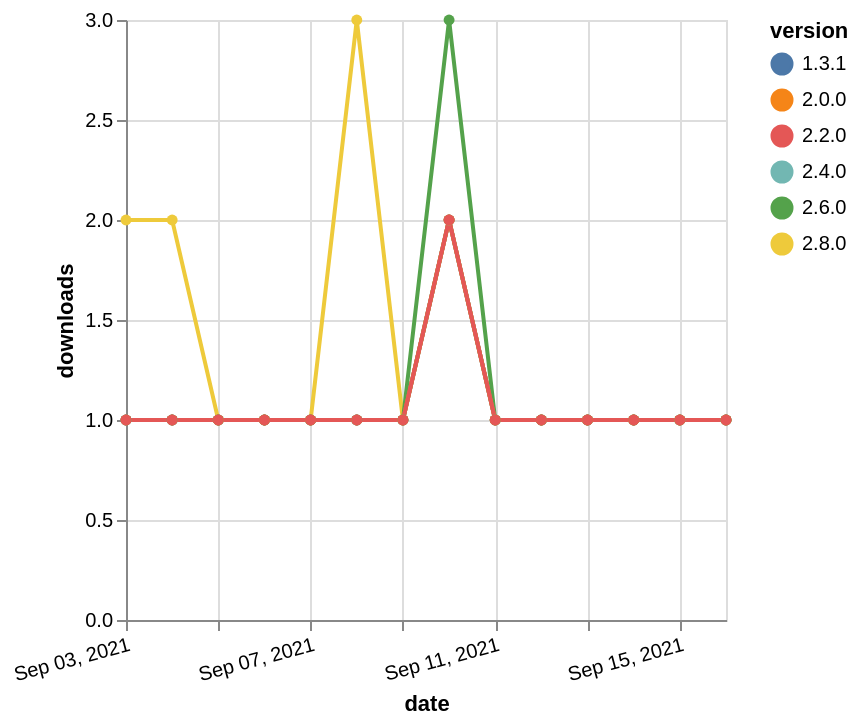

Vega-Lite specification stored for this chart:
### Vega-Lite specification from a JSON file in a GitHub repository (floating-point values rounded to 4 significant figures)
{"$schema": "https://vega.github.io/schema/vega-lite/v5.json", "description": "A simple bar chart with embedded data.", "data": {"values": [{"date": "2021-09-03", "total": 183, "delta": 1, "version": "2.4.0"}, {"date": "2021-09-04", "total": 184, "delta": 1, "version": "2.4.0"}, {"date": "2021-09-05", "total": 185, "delta": 1, "version": "2.4.0"}, {"date": "2021-09-06", "total": 186, "delta": 1, "version": "2.4.0"}, {"date": "2021-09-07", "total": 187, "delta": 1, "version": "2.4.0"}, {"date": "2021-09-08", "total": 188, "delta": 1, "version": "2.4.0"}, {"date": "2021-09-09", "total": 189, "delta": 1, "version": "2.4.0"}, {"date": "2021-09-10", "total": 191, "delta": 2, "version": "2.4.0"}, {"date": "2021-09-11", "total": 192, "delta": 1, "version": "2.4.0"}, {"date": "2021-09-12", "total": 193, "delta": 1, "version": "2.4.0"}, {"date": "2021-09-13", "total": 194, "delta": 1, "version": "2.4.0"}, {"date": "2021-09-14", "total": 195, "delta": 1, "version": "2.4.0"}, {"date": "2021-09-15", "total": 196, "delta": 1, "version": "2.4.0"}, {"date": "2021-09-16", "total": 197, "delta": 1, "version": "2.4.0"}, {"date": "2021-09-03", "total": 138, "delta": 2, "version": "2.8.0"}, {"date": "2021-09-04", "total": 140, "delta": 2, "version": "2.8.0"}, {"date": "2021-09-05", "total": 141, "delta": 1, "version": "2.8.0"}, {"date": "2021-09-06", "total": 142, "delta": 1, "version": "2.8.0"}, {"date": "2021-09-07", "total": 143, "delta": 1, "version": "2.8.0"}, {"date": "2021-09-08", "total": 146, "delta": 3, "version": "2.8.0"}, {"date": "2021-09-09", "total": 147, "delta": 1, "version": "2.8.0"}, {"date": "2021-09-10", "total": 149, "delta": 2, "version": "2.8.0"}, {"date": "2021-09-11", "total": 150, "delta": 1, "version": "2.8.0"}, {"date": "2021-09-12", "total": 151, "delta": 1, "version": "2.8.0"}, {"date": "2021-09-13", "total": 152, "delta": 1, "version": "2.8.0"}, {"date": "2021-09-14", "total": 153, "delta": 1, "version": "2.8.0"}, {"date": "2021-09-15", "total": 154, "delta": 1, "version": "2.8.0"}, {"date": "2021-09-16", "total": 155, "delta": 1, "version": "2.8.0"}, {"date": "2021-09-03", "total": 210, "delta": 1, "version": "2.6.0"}, {"date": "2021-09-04", "total": 211, "delta": 1, "version": "2.6.0"}, {"date": "2021-09-05", "total": 212, "delta": 1, "version": "2.6.0"}, {"date": "2021-09-06", "total": 213, "delta": 1, "version": "2.6.0"}, {"date": "2021-09-07", "total": 214, "delta": 1, "version": "2.6.0"}, {"date": "2021-09-08", "total": 215, "delta": 1, "version": "2.6.0"}, {"date": "2021-09-09", "total": 216, "delta": 1, "version": "2.6.0"}, {"date": "2021-09-10", "total": 219, "delta": 3, "version": "2.6.0"}, {"date": "2021-09-11", "total": 220, "delta": 1, "version": "2.6.0"}, {"date": "2021-09-12", "total": 221, "delta": 1, "version": "2.6.0"}, {"date": "2021-09-13", "total": 222, "delta": 1, "version": "2.6.0"}, {"date": "2021-09-14", "total": 223, "delta": 1, "version": "2.6.0"}, {"date": "2021-09-15", "total": 224, "delta": 1, "version": "2.6.0"}, {"date": "2021-09-16", "total": 225, "delta": 1, "version": "2.6.0"}, {"date": "2021-09-03", "total": 254, "delta": 1, "version": "1.3.1"}, {"date": "2021-09-04", "total": 255, "delta": 1, "version": "1.3.1"}, {"date": "2021-09-05", "total": 256, "delta": 1, "version": "1.3.1"}, {"date": "2021-09-06", "total": 257, "delta": 1, "version": "1.3.1"}, {"date": "2021-09-07", "total": 258, "delta": 1, "version": "1.3.1"}, {"date": "2021-09-08", "total": 259, "delta": 1, "version": "1.3.1"}, {"date": "2021-09-09", "total": 260, "delta": 1, "version": "1.3.1"}, {"date": "2021-09-10", "total": 262, "delta": 2, "version": "1.3.1"}, {"date": "2021-09-11", "total": 263, "delta": 1, "version": "1.3.1"}, {"date": "2021-09-12", "total": 264, "delta": 1, "version": "1.3.1"}, {"date": "2021-09-13", "total": 265, "delta": 1, "version": "1.3.1"}, {"date": "2021-09-14", "total": 266, "delta": 1, "version": "1.3.1"}, {"date": "2021-09-15", "total": 267, "delta": 1, "version": "1.3.1"}, {"date": "2021-09-16", "total": 268, "delta": 1, "version": "1.3.1"}, {"date": "2021-09-03", "total": 225, "delta": 1, "version": "2.0.0"}, {"date": "2021-09-04", "total": 226, "delta": 1, "version": "2.0.0"}, {"date": "2021-09-05", "total": 227, "delta": 1, "version": "2.0.0"}, {"date": "2021-09-06", "total": 228, "delta": 1, "version": "2.0.0"}, {"date": "2021-09-07", "total": 229, "delta": 1, "version": "2.0.0"}, {"date": "2021-09-08", "total": 230, "delta": 1, "version": "2.0.0"}, {"date": "2021-09-09", "total": 231, "delta": 1, "version": "2.0.0"}, {"date": "2021-09-10", "total": 233, "delta": 2, "version": "2.0.0"}, {"date": "2021-09-11", "total": 234, "delta": 1, "version": "2.0.0"}, {"date": "2021-09-12", "total": 235, "delta": 1, "version": "2.0.0"}, {"date": "2021-09-13", "total": 236, "delta": 1, "version": "2.0.0"}, {"date": "2021-09-14", "total": 237, "delta": 1, "version": "2.0.0"}, {"date": "2021-09-15", "total": 238, "delta": 1, "version": "2.0.0"}, {"date": "2021-09-16", "total": 239, "delta": 1, "version": "2.0.0"}, {"date": "2021-09-03", "total": 218, "delta": 1, "version": "2.2.0"}, {"date": "2021-09-04", "total": 219, "delta": 1, "version": "2.2.0"}, {"date": "2021-09-05", "total": 220, "delta": 1, "version": "2.2.0"}, {"date": "2021-09-06", "total": 221, "delta": 1, "version": "2.2.0"}, {"date": "2021-09-07", "total": 222, "delta": 1, "version": "2.2.0"}, {"date": "2021-09-08", "total": 223, "delta": 1, "version": "2.2.0"}, {"date": "2021-09-09", "total": 224, "delta": 1, "version": "2.2.0"}, {"date": "2021-09-10", "total": 226, "delta": 2, "version": "2.2.0"}, {"date": "2021-09-11", "total": 227, "delta": 1, "version": "2.2.0"}, {"date": "2021-09-12", "total": 228, "delta": 1, "version": "2.2.0"}, {"date": "2021-09-13", "total": 229, "delta": 1, "version": "2.2.0"}, {"date": "2021-09-14", "total": 230, "delta": 1, "version": "2.2.0"}, {"date": "2021-09-15", "total": 231, "delta": 1, "version": "2.2.0"}, {"date": "2021-09-16", "total": 232, "delta": 1, "version": "2.2.0"}]}, "width": "container", "mark": {"type": "line", "point": {"filled": true}}, "encoding": {"x": {"field": "date", "type": "temporal", "timeUnit": "yearmonthdate", "title": "date", "axis": {"labelAngle": -15}}, "y": {"field": "delta", "type": "quantitative", "title": "downloads"}, "color": {"field": "version", "type": "nominal"}, "tooltip": {"field": "delta"}}}
